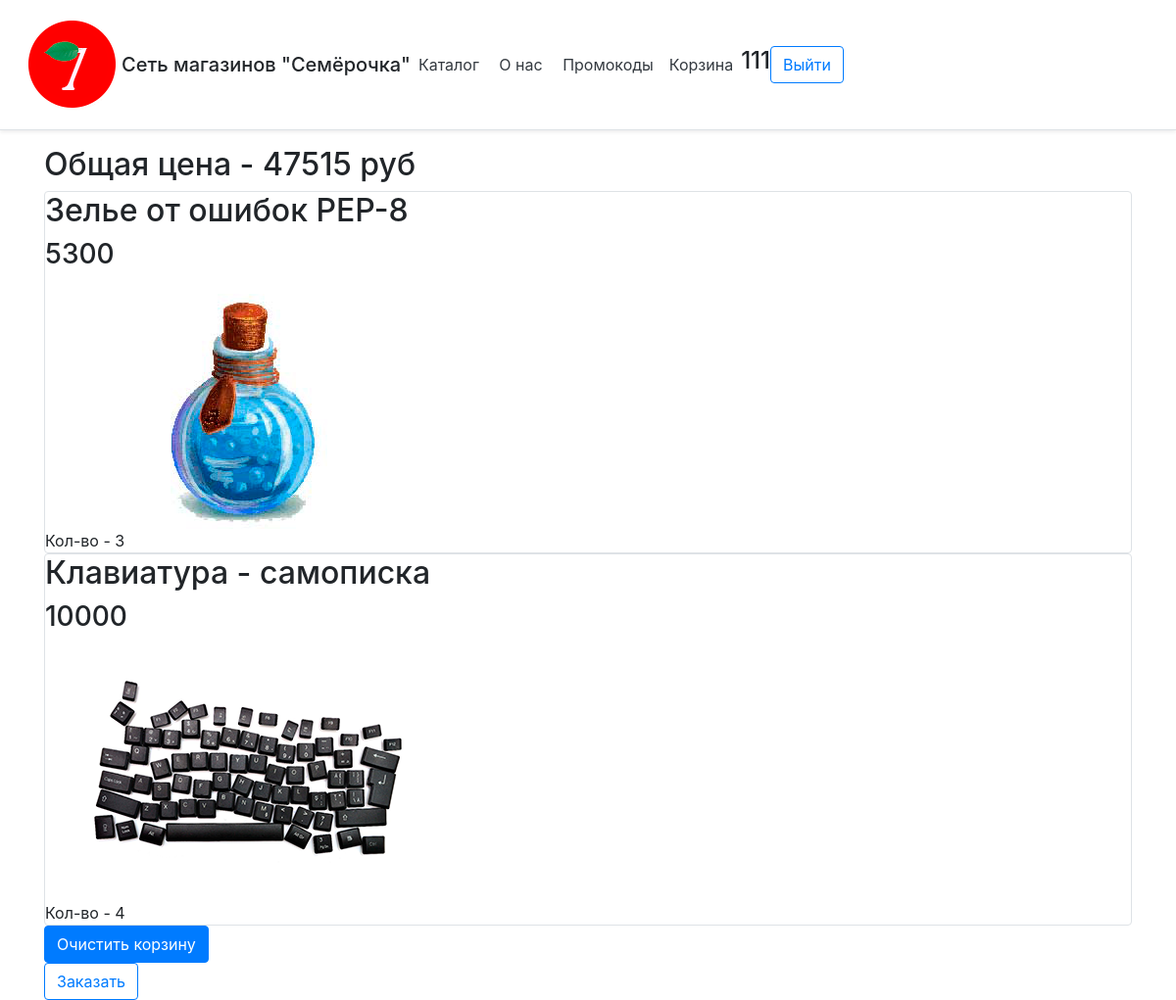
The app's page /goodstobuy (signed in) with its own data.
### data/users.py (models this page shows, shortened)
class User(SqlAlchemyBase, UserMixin):
    __tablename__ = 'users'
    id = sqlalchemy.Column(sqlalchemy.Integer,
                           primary_key=True, autoincrement=True)
    name = sqlalchemy.Column(sqlalchemy.String, nullable=True)
    about = sqlalchemy.Column(sqlalchemy.String, nullable=True)
    email = sqlalchemy.Column(sqlalchemy.String,
                              index=True, unique=True, nullable=True)
    hashed_password = sqlalchemy.Column(sqlalchemy.String, nullable=True)
    created_date = sqlalchemy.Column(sqlalchemy.DateTime,
                                     default=datetime.datetime.now)
    discount = sqlalchemy.Column(sqlalchemy.Integer, default=0)
    goodstobuy = orm.relation("Goodstobuy", back_populates='user')

### data/goodtobuy.py (models this page shows)
class Goodstobuy(SqlAlchemyBase):
    __tablename__ = 'goodstobuy'
    id = sqlalchemy.Column(sqlalchemy.Integer,
                           primary_key=True, autoincrement=True)
    name_customer = sqlalchemy.Column(sqlalchemy.Integer, sqlalchemy.ForeignKey("users.name"))
    user = orm.relation('User')
    name_good = sqlalchemy.Column(sqlalchemy.Integer, sqlalchemy.ForeignKey("goods.name"))
    good = orm.relation('Good')
    amount = sqlalchemy.Column(sqlalchemy.Integer)

### data/goods.py (models this page shows)
class Good(SqlAlchemyBase):
    __tablename__ = 'goods'
    id = sqlalchemy.Column(sqlalchemy.Integer,
                           primary_key=True, autoincrement=True)
    name = sqlalchemy.Column(sqlalchemy.String, nullable=True)
    price = sqlalchemy.Column(sqlalchemy.Integer)
    rating = sqlalchemy.Column(sqlalchemy.Float)
    count_rating = sqlalchemy.Column(sqlalchemy.Integer)
    amount = sqlalchemy.Column(sqlalchemy.Integer)
    picture = sqlalchemy.Column(sqlalchemy.String)
    about = sqlalchemy.Column(sqlalchemy.String)
    goodstobuy = orm.relation("Goodstobuy", back_populates='good')

### main.py (the view)
@app.route('/goodstobuy', methods=['POST', 'GET'])
@login_required
def goodstobuy():
    db_sess = db_session.create_session()
    goods = db_sess.query(Goodstobuy).filter(Goodstobuy.name_customer == current_user.name)
    if request.method == 'POST':
        clear(current_user.name)
        goods = []
    return render_template('goodstobuy.html', price=getprice(current_user), goods=goods)

### data/db_session.py (called while the page is built)
def create_session() -> Session:
    global __factory
    return __factory()

### data/operationswithgoodstobuy.py (called while the page is built)
def getprice(user):
    db_sess = db_session.create_session()
    goods = db_sess.query(Goodstobuy).filter(Goodstobuy.name_customer == user.name)
    sm = 0
    for el in goods:
        sm += el.good.price * el.amount
    sm -= (sm // 100) * user.discount
    return sm

### main.py (called while the page is built)
@login_manager.user_loader
def load_user(user_id):
    db_sess = db_session.create_session()
    return db_sess.query(User).get(user_id)

### templates/goodstobuy.html
{% extends "base.html" %}
{% block content %}
<h2>Общая цена - {{price}} руб</h2>
{% for item in goods%}
<div class="col-md6 border rounded">
    <h2>{{item.good.name}}</h2>
    <h3>{{item.good.price}}</h3>
    <img src={{item.good.picture}} alt="здесь должна была быть картинка, но не нашлась">
    <div>
        Кол-во - {{item.amount}}
    </div>
</div>
{% endfor %}
<form class="login_form" method="post">
    <button type="submit" class="btn btn-primary">Очистить корзину</button>
</form>
<a class="btn btn-outline-primary" href="/pay">Заказать</a>
{% endblock %}

### templates/base.html (shortened to what this page needs)
<!DOCTYPE html>
<html lang="en">
<head>
    <link rel="stylesheet" href="https://stackpath.bootstrapcdn.com/bootstrap/4.4.1/css/bootstrap.min.css"
>
</head>
<body>
<header class="d-flex flex-column flex-md-row align-items-center p-3 px-md-4 mb-3 bg-body border-bottom shadow-sm cc_cursor">
    <img src=/static/img/logo.png alt="здесь должна была быть картинка, но не нашлась">
    <p class="h5 my-0 me-md-auto fw-normal">Сеть магазинов "Семёрочка"</p>
    <nav class="my-2 my-md-0 me-md-3">
        <a class="p-2 text-dark" href="/catalog">Каталог</a>
        <a class="p-2 text-dark" href="/about">О нас</a>
        <a class="p-2 text-dark" href="/promo">Промокоды</a>
    </nav>
    <nav class="my-2 my-md-0 me-md-3" style="align-right">
        <a class="p-2 text-dark cc_pointer"  href="/goodstobuy">Корзина</a>
    </nav>
    {% if current_user.is_authenticated %}
    <p>
        <h4>{{current_user.name}}</h4>
        <a class="btn btn-outline-primary" href="/logout">Выйти</a>
    </p>
    {% else %}
    <p>
        <a class="btn btn-outline-primary" href="/login">Войти</a>
        <a class="btn btn-outline-primary" href="/register">Зарегистрироваться</a>
    </p>
    {% endif %}
</header>
<main role="main" class="container">
    {% block content %}{% endblock %}
</main>
</body>
</html>

### records on screen
User: name "111"
Goodstobuy: good.name "Зелье от ошибок PEP-8", good.price "5300", good.picture (picture), amount "3"
Goodstobuy: good.name "Клавиатура - самописка", good.price "10000", good.picture (picture), amount "4"

### other values on screen
{{ price }} "47515"
